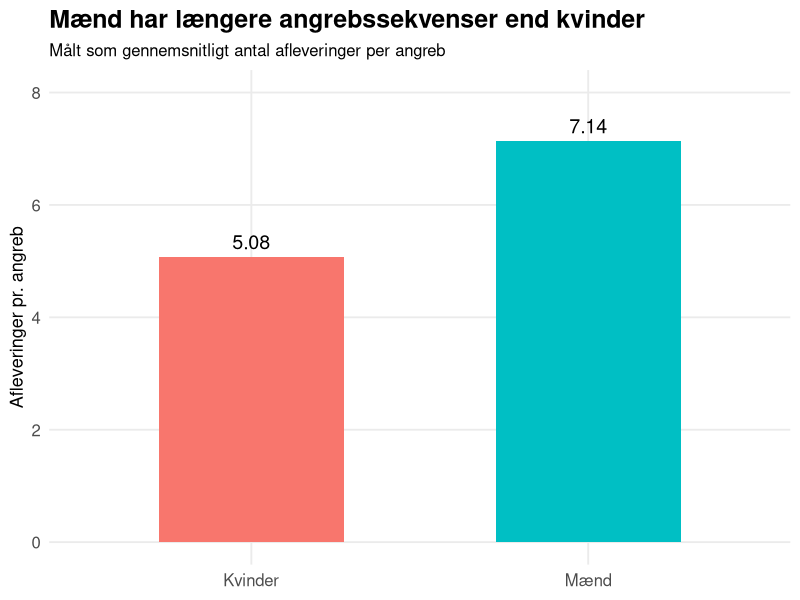
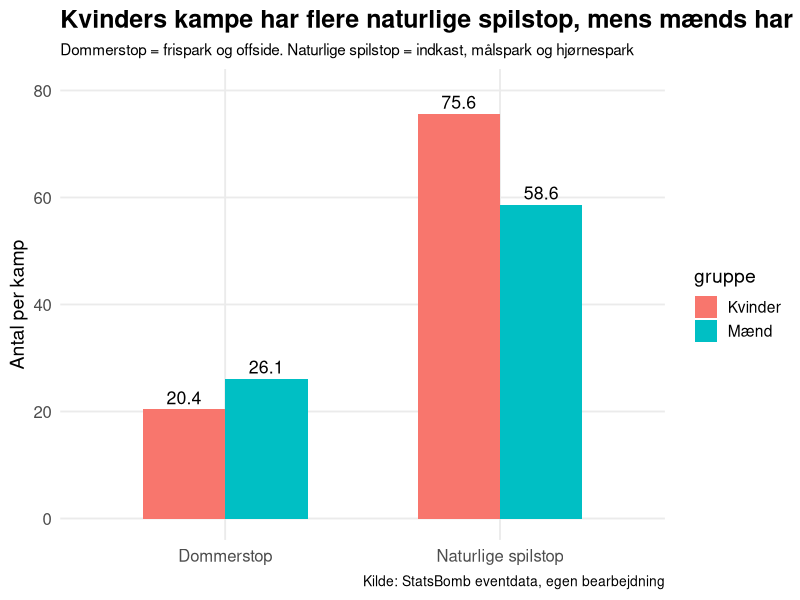
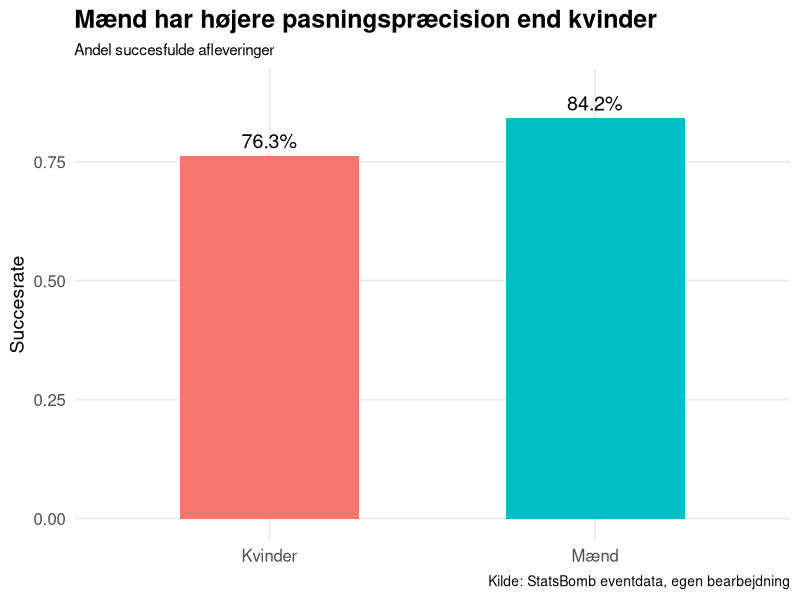
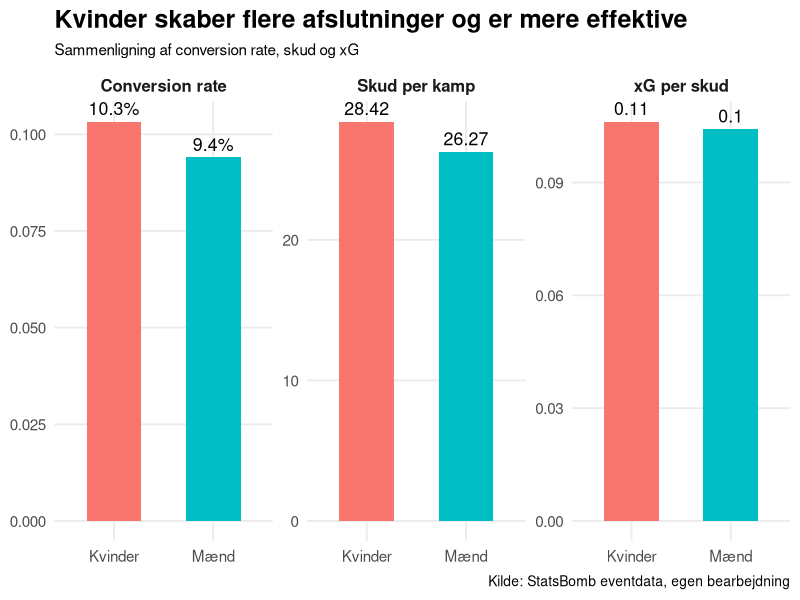
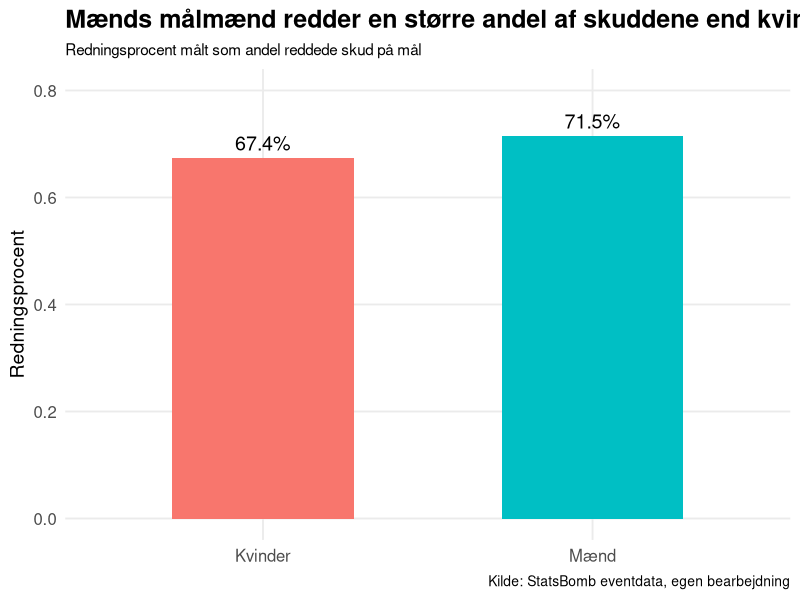

These charts were generated, in order, by the following R code:
# =========================================================
# Plots til opgave 5.1
# =========================================================

library(ggplot2)

# =========================================================
# 1. Afleveringer pr. angrebssekvens
# =========================================================

plot_data <- data.frame(
  gruppe = c("Kvinder", "Mænd"),
  afleveringer_per_angreb = c(5.08, 7.14)
)

ggplot(plot_data, aes(x = gruppe, y = afleveringer_per_angreb, fill = gruppe)) +
  geom_col(width = 0.55, show.legend = FALSE) +
  geom_text(
    aes(label = round(afleveringer_per_angreb, 2)),
    vjust = -0.5,
    size = 5
  ) +
  labs(
    title = "Mænd har længere angrebssekvenser end kvinder",
    subtitle = "Målt som gennemsnitligt antal afleveringer per angreb",
    x = NULL,
    y = "Afleveringer pr. angreb"
  ) +
  ylim(0, 8) +
  theme_minimal(base_size = 14) +
  theme(
    plot.title = element_text(face = "bold", size = 18),
    plot.subtitle = element_text(size = 12),
    axis.title.y = element_text(size = 13),
    axis.text = element_text(size = 12),
    panel.grid.minor = element_blank()
  )


# =========================================================
# 2. Spilstop pr. kamp
# =========================================================

plot_data <- data.frame(
  kategori = c("Dommerstop", "Naturlige spilstop"),
  mænd = c(25.82 + 0.29, 33.00 + 15.67 + 9.96),
  kvinder = c(20.19 + 0.19, 48.10 + 16.97 + 10.55)
)

plot_data_long <- data.frame(
  kategori = rep(plot_data$kategori, each = 2),
  gruppe = rep(c("Mænd", "Kvinder"), times = nrow(plot_data)),
  værdi = c(rbind(plot_data$mænd, plot_data$kvinder))
)

ggplot(plot_data_long, aes(x = kategori, y = værdi, fill = gruppe)) +
  geom_col(position = "dodge", width = 0.6) +
  geom_text(
    aes(label = round(værdi, 1)),
    position = position_dodge(width = 0.6),
    vjust = -0.4,
    size = 4.5
  ) +
  labs(
    title = "Kvinders kampe har flere naturlige spilstop, mens mænds har flere dommerstop",
    subtitle = "Dommerstop = frispark og offside. Naturlige spilstop = indkast, målspark og hjørnespark",
    x = NULL,
    y = "Antal per kamp",
    caption = "Kilde: StatsBomb eventdata, egen bearbejdning"
  ) +
  ylim(0, 80) +
  theme_minimal(base_size = 14) +
  theme(
    plot.title = element_text(face = "bold", size = 18),
    plot.subtitle = element_text(size = 11),
    axis.text = element_text(size = 12),
    panel.grid.minor = element_blank(),
    plot.caption = element_text(size = 10, hjust = 1)
  )


# =========================================================
# 3. Afleveringsprocent
# =========================================================

plot_data <- data.frame(
  gruppe = c("Kvinder", "Mænd"),
  pass_success = c(0.7626, 0.8420)
)

ggplot(plot_data, aes(x = gruppe, y = pass_success, fill = gruppe)) +
  geom_col(width = 0.55, show.legend = FALSE) +
  geom_text(
    aes(label = paste0(round(pass_success * 100, 1), "%")),
    vjust = -0.5,
    size = 5
  ) +
  labs(
    title = "Mænd har højere pasningspræcision end kvinder",
    subtitle = "Andel succesfulde afleveringer",
    x = NULL,
    y = "Succesrate",
    caption = "Kilde: StatsBomb eventdata, egen bearbejdning"
  ) +
  ylim(0, 0.9) +
  theme_minimal(base_size = 14) +
  theme(
    plot.title = element_text(face = "bold", size = 18),
    plot.subtitle = element_text(size = 11),
    axis.text = element_text(size = 12),
    panel.grid.minor = element_blank(),
    plot.caption = element_text(size = 10, hjust = 1)
  )


# =========================================================
# 4. Skud, xG og conversion rate
# =========================================================

plot_data <- data.frame(
  gruppe = rep(c("Mænd", "Kvinder"), 3),
  metric = rep(c("Skud per kamp", "xG per skud", "Conversion rate"), each = 2),
  værdi = c(
    26.27, 28.42,   # Skud per kamp
    0.1042, 0.1062, # xG per skud
    0.0940, 0.1033  # Conversion rate
  )
)

ggplot(plot_data, aes(x = gruppe, y = værdi, fill = gruppe)) +
  geom_col(width = 0.55, show.legend = FALSE) +
  geom_text(
    aes(
      label = ifelse(
        metric == "Conversion rate",
        paste0(round(værdi * 100, 1), "%"),
        round(værdi, 2)
      )
    ),
    vjust = -0.5,
    size = 4.5
  ) +
  facet_wrap(~metric, scales = "free_y") +
  labs(
    title = "Kvinder skaber flere afslutninger og er mere effektive",
    subtitle = "Sammenligning af conversion rate, skud og xG",
    x = NULL,
    y = NULL,
    caption = "Kilde: StatsBomb eventdata, egen bearbejdning"
  ) +
  theme_minimal(base_size = 14) +
  theme(
    plot.title = element_text(face = "bold", size = 18),
    plot.subtitle = element_text(size = 11),
    axis.text = element_text(size = 11),
    strip.text = element_text(size = 12, face = "bold"),
    panel.grid.minor = element_blank(),
    plot.caption = element_text(size = 10, hjust = 1)
  )


# =========================================================
# 5. Målvogterens redningsprocent
# =========================================================

plot_data <- data.frame(
  gruppe = c("Kvinder", "Mænd"),
  save_pct = c(0.6738, 0.7149)
)

ggplot(plot_data, aes(x = gruppe, y = save_pct, fill = gruppe)) +
  geom_col(width = 0.55, show.legend = FALSE) +
  geom_text(
    aes(label = paste0(round(save_pct * 100, 1), "%")),
    vjust = -0.5,
    size = 5
  ) +
  labs(
    title = "Mænds målmænd redder en større andel af skuddene end kvinders",
    subtitle = "Redningsprocent målt som andel reddede skud på mål",
    x = NULL,
    y = "Redningsprocent",
    caption = "Kilde: StatsBomb eventdata, egen bearbejdning"
  ) +
  ylim(0, 0.8) +
  theme_minimal(base_size = 14) +
  theme(
    plot.title = element_text(face = "bold", size = 18),
    plot.subtitle = element_text(size = 11),
    axis.text = element_text(size = 12),
    panel.grid.minor = element_blank(),
    plot.caption = element_text(size = 10, hjust = 1)
  )
